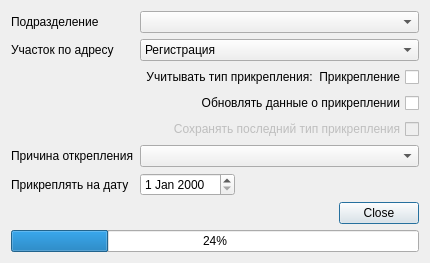
<?xml version="1.0" encoding="UTF-8"?>
<ui version="4.0">
 <class>CreateAttachClientsForAreaDialog</class>
 <widget class="QDialog" name="CreateAttachClientsForAreaDialog">
  <property name="geometry">
   <rect>
    <x>0</x>
    <y>0</y>
    <width>423</width>
    <height>241</height>
   </rect>
  </property>
  <property name="windowTitle">
   <string>Выполнить прикрепление пациентов к участкам</string>
  </property>
  <layout class="QGridLayout" name="gridLayout">
   <item row="1" column="0">
    <widget class="QLabel" name="lblAreaAddressType">
     <property name="text">
      <string>Участок по адресу</string>
     </property>
    </widget>
   </item>
   <item row="4" column="1" colspan="2">
    <widget class="QCheckBox" name="chkUpdateData">
     <property name="layoutDirection">
      <enum>Qt::RightToLeft</enum>
     </property>
     <property name="text">
      <string>Обновлять данные о прикреплении</string>
     </property>
    </widget>
   </item>
   <item row="0" column="0">
    <widget class="QLabel" name="lblOrgStructure">
     <property name="text">
      <string>Подразделение</string>
     </property>
    </widget>
   </item>
   <item row="2" column="1" colspan="2">
    <widget class="QCheckBox" name="chkAttach">
     <property name="layoutDirection">
      <enum>Qt::RightToLeft</enum>
     </property>
     <property name="text">
      <string>Учитывать тип прикрепления:  Прикрепление</string>
     </property>
     <property name="checked">
      <bool>false</bool>
     </property>
     <property name="tristate">
      <bool>false</bool>
     </property>
    </widget>
   </item>
   <item row="6" column="0">
    <widget class="QLabel" name="lblDeAttachType">
     <property name="text">
      <string>Причина открепления</string>
     </property>
    </widget>
   </item>
   <item row="0" column="1" colspan="2">
    <widget class="COrgStructureComboBox" name="cmbOrgStructure">
     <property name="enabled">
      <bool>true</bool>
     </property>
    </widget>
   </item>
   <item row="7" column="1">
    <widget class="CDateEdit" name="edtDate"/>
   </item>
   <item row="1" column="1" colspan="2">
    <widget class="QComboBox" name="cmbAreaAddressType">
     <item>
      <property name="text">
       <string>Регистрация</string>
      </property>
     </item>
     <item>
      <property name="text">
       <string>Проживание</string>
      </property>
     </item>
    </widget>
   </item>
   <item row="7" column="0">
    <widget class="QLabel" name="lblDate">
     <property name="text">
      <string>Прикреплять на дату</string>
     </property>
    </widget>
   </item>
   <item row="6" column="1" colspan="2">
    <widget class="CRBComboBox" name="cmbDeAttachType"/>
   </item>
   <item row="9" column="0" colspan="3">
    <widget class="CProgressBar" name="progressBar">
     <property name="value">
      <number>24</number>
     </property>
    </widget>
   </item>
   <item row="8" column="0" colspan="3">
    <widget class="QDialogButtonBox" name="buttonBox">
     <property name="orientation">
      <enum>Qt::Horizontal</enum>
     </property>
     <property name="standardButtons">
      <set>QDialogButtonBox::Close</set>
     </property>
    </widget>
   </item>
   <item row="7" column="2">
    <spacer name="horizontalSpacer">
     <property name="orientation">
      <enum>Qt::Horizontal</enum>
     </property>
     <property name="sizeHint" stdset="0">
      <size>
       <width>195</width>
       <height>14</height>
      </size>
     </property>
    </spacer>
   </item>
   <item row="5" column="1" colspan="2">
    <widget class="QCheckBox" name="chkSaveAttachType">
     <property name="enabled">
      <bool>false</bool>
     </property>
     <property name="layoutDirection">
      <enum>Qt::RightToLeft</enum>
     </property>
     <property name="text">
      <string>Сохранять последний тип прикрепления</string>
     </property>
     <property name="checked">
      <bool>false</bool>
     </property>
     <property name="tristate">
      <bool>false</bool>
     </property>
    </widget>
   </item>
  </layout>
 </widget>
 <customwidgets>
  <customwidget>
   <class>COrgStructureComboBox</class>
   <extends>QComboBox</extends>
   <header>OrgStructComboBoxes.h</header>
  </customwidget>
  <customwidget>
   <class>CProgressBar</class>
   <extends>QProgressBar</extends>
   <header>library/ProgressBar.h</header>
  </customwidget>
  <customwidget>
   <class>CRBComboBox</class>
   <extends>QComboBox</extends>
   <header>library/crbcombobox.h</header>
  </customwidget>
  <customwidget>
   <class>CDateEdit</class>
   <extends>QDateEdit</extends>
   <header>library/DateEdit.h</header>
  </customwidget>
 </customwidgets>
 <tabstops>
  <tabstop>cmbOrgStructure</tabstop>
  <tabstop>cmbAreaAddressType</tabstop>
  <tabstop>chkAttach</tabstop>
  <tabstop>chkUpdateData</tabstop>
  <tabstop>buttonBox</tabstop>
 </tabstops>
 <resources/>
 <connections>
  <connection>
   <sender>buttonBox</sender>
   <signal>accepted()</signal>
   <receiver>CreateAttachClientsForAreaDialog</receiver>
   <slot>accept()</slot>
   <hints>
    <hint type="sourcelabel">
     <x>248</x>
     <y>254</y>
    </hint>
    <hint type="destinationlabel">
     <x>157</x>
     <y>274</y>
    </hint>
   </hints>
  </connection>
  <connection>
   <sender>buttonBox</sender>
   <signal>rejected()</signal>
   <receiver>CreateAttachClientsForAreaDialog</receiver>
   <slot>reject()</slot>
   <hints>
    <hint type="sourcelabel">
     <x>316</x>
     <y>260</y>
    </hint>
    <hint type="destinationlabel">
     <x>286</x>
     <y>274</y>
    </hint>
   </hints>
  </connection>
 </connections>
</ui>
